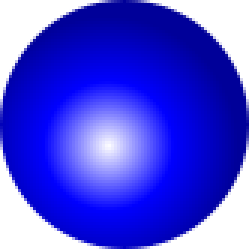
#> input picture graphics/source/spblue.png, 83 x 83 px (shown 3 times larger); its folder holds 4 pictures in this run; the run also reads 2 pictures not shown here
$ python makeatlas.py
#> lines starting #> are read from the running program, lines starting #| are printed output that depends on the picture

import os,sys
from PIL import Image

class GraphicObject:
	def __init__(self,fname):
		self.fileName = fname
		self.image = Image.open(fname)

	def width(self):
		return self.image.size[0]

	def height(self):
		return self.image.size[1]

	def render(self,atlas,x,y):
		atlas.paste(self.image,(x,y))

	def getName(self):
		return os.path.basename(self.fileName)[:-4]

	def renderJSON(self,f,x,y,isLast):
		tab = "        "
		f.write(tab+'"{0}": {{\n'.format(self.getName()))
		xy = '"x":{0},"y":{1}'.format(x,y)
		wh = '"w":{0},"h":{1}'.format(self.width(),self.height())
		f.write(tab+'    "frame":{{ {0},{1} }},\n'.format(xy,wh))
		f.write(tab+'    "rotated":false,\n')
		f.write(tab+'    "trimmed":false,\n')
		xy = '"x":{0},"y":{1}'.format(0,0)
		f.write(tab+'    "spriteSourceSize":{{ {0},{1} }},\n'.format(xy,wh))
		f.write(tab+'    "sourceSize":{{ {0} }}\n'.format(wh))
		f.write(tab+"}}{0}\n".format("" if isLast else ","))

class GraphicPacker:
	def __init__(self):
		self.imageWidth = 512 															# width of atlas sheet.
		self.imageList = []																# list of images.

	def append(self,graphicObject):
		self.imageList.append({ "object":graphicObject, "area":graphicObject.width()*graphicObject.height() })
		while graphicObject.width() > self.imageWidth:
			self.imageWidth = self.imageWidth * 2

	def pack(self,packStep = 4):

		self.atlasHeight = 0
		iList = sorted(self.imageList,key=lambda k: k['area'],reverse = True)			# list sorted largest first.
		for i in range(0,len(iList)):													# for every element.
			x = 0																		# suggested position.
			y = 0
			isOk = False 																# set true when done.
			while not isOk:																# keep going until found.
				iList[i]["left"] = x													# save position
				iList[i]["top"] = y
				iList[i]["right"] = x + iList[i]["object"].width()
				iList[i]["bottom"] = y + iList[i]["object"].height()
				isOk = self.canPlace(iList[i],iList,0,i-1)								# check if it can go there
				if not isOk:															# it can't.
					x = x + packStep															# try slightly to right.
					if x + iList[i]["object"].width() >= self.imageWidth: 				# if it can't fit on this line
						x = 0															# move down.
						y = y + packStep

			self.atlasHeight = max(self.atlasHeight,iList[i]["bottom"]+2)				# update the bottom size

	def render(self,baseName):
		baseName = baseName.lower()														# all file names l/c
		atlas = Image.new("RGBA",(self.imageWidth,self.atlasHeight),"black")			# blue background
		for image in self.imageList:													# render all images
			image["object"].render(atlas,image["left"],image["top"])
		atlas.save(baseName+".png",optimize=True)										# save atlas image

		subText = open(baseName+".json","w")											# create text
		subText.write("{\n")
		subText.write('    "frames":{\n')

		for image in self.imageList:
			image["object"].renderJSON(subText,image["left"],image["top"],image == self.imageList[-1])
		subText.write("    },\n")
		subText.write('    "meta":{\n');
		subText.write('        "app":"Paul Robson\'s Python texture packer",\n');
		subText.write('        "version":"1.0",\n');
		subText.write('        "image":"{0}",\n'.format(baseName+".png"));
		subText.write('        "size":{\n');
		subText.write('             "w":{0},\n'.format(self.imageWidth));
		subText.write('             "h":{0}\n'.format(self.atlasHeight));
		subText.write('         },\n');
		subText.write('         "scale":1\n    }\n}\n');
		subText.close()

	def canPlace(self,item,iList,first,last):
		for i in range(first,last+1):													# work through all.
			if self.collides(iList[i],item):											# if collision found return False
				return False
		return True 																	# No collisions return true

	def collides(self,r1,r2):															# Check two items collide.
		separate = 	r1["right"] < r2["left"] or \
					r1["left"] > r2["right"] or \
					r1["top"] > r2["bottom"] or \
					r1["bottom"] < r2["top"]
		return not separate


count = 0
gpack = GraphicPacker()
for root,dirs,files in os.walk("source"):
	for f in files:
		if f != "Thumbs.db":
			count = count + 1
			fName = root + os.sep + f
			gob = GraphicObject(fName)
			gpack.append(gob)
#> this loop made 4 passes
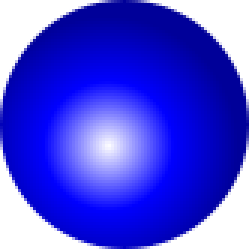
#> input picture graphics/source/spblue.png, 83 x 83 px (shown 3 times larger)
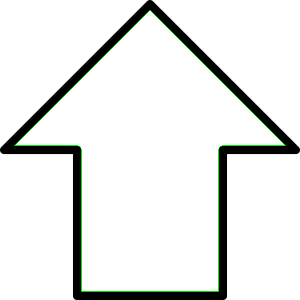
#> input picture graphics/source/arrow.png, 300 x 300 px
#> pass 3, in __init__ (call 3), `self.image = Image.open(fname)`:
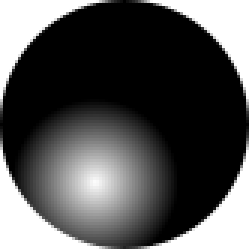
#> self.image: PIL image 83x83 RGBA (shown 3 times larger); mean R, G, B, A 28.8, 28.8, 28.8, 200; transparent parts drawn white
gpack.pack()
gpack.render("sprites")
#> after the loop in render, `for image in self.imageList:`:
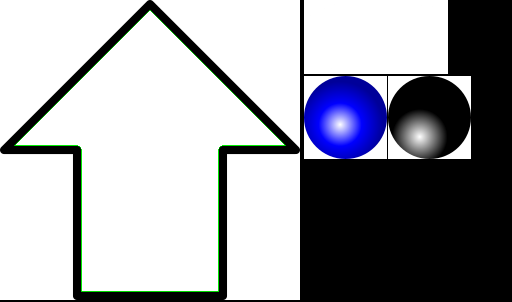
#> atlas: PIL image 512x302 RGBA; mean R, G, B, A 67.4, 68.6, 74.2, 163.4; transparent parts drawn white
print("Grabbed {0} sprites".format(count))
